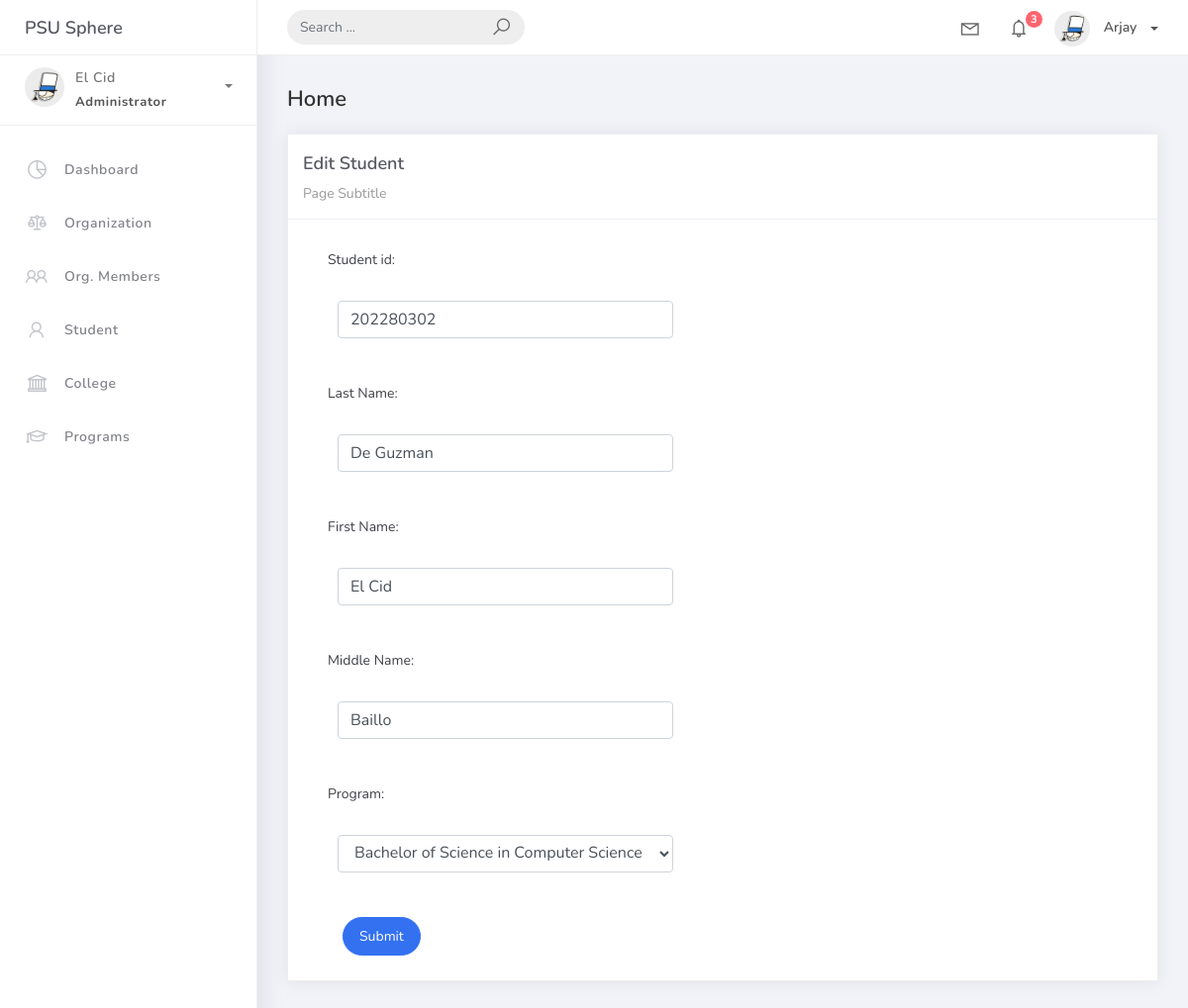
/student_list/1, run on an earlier commit of the app's database.
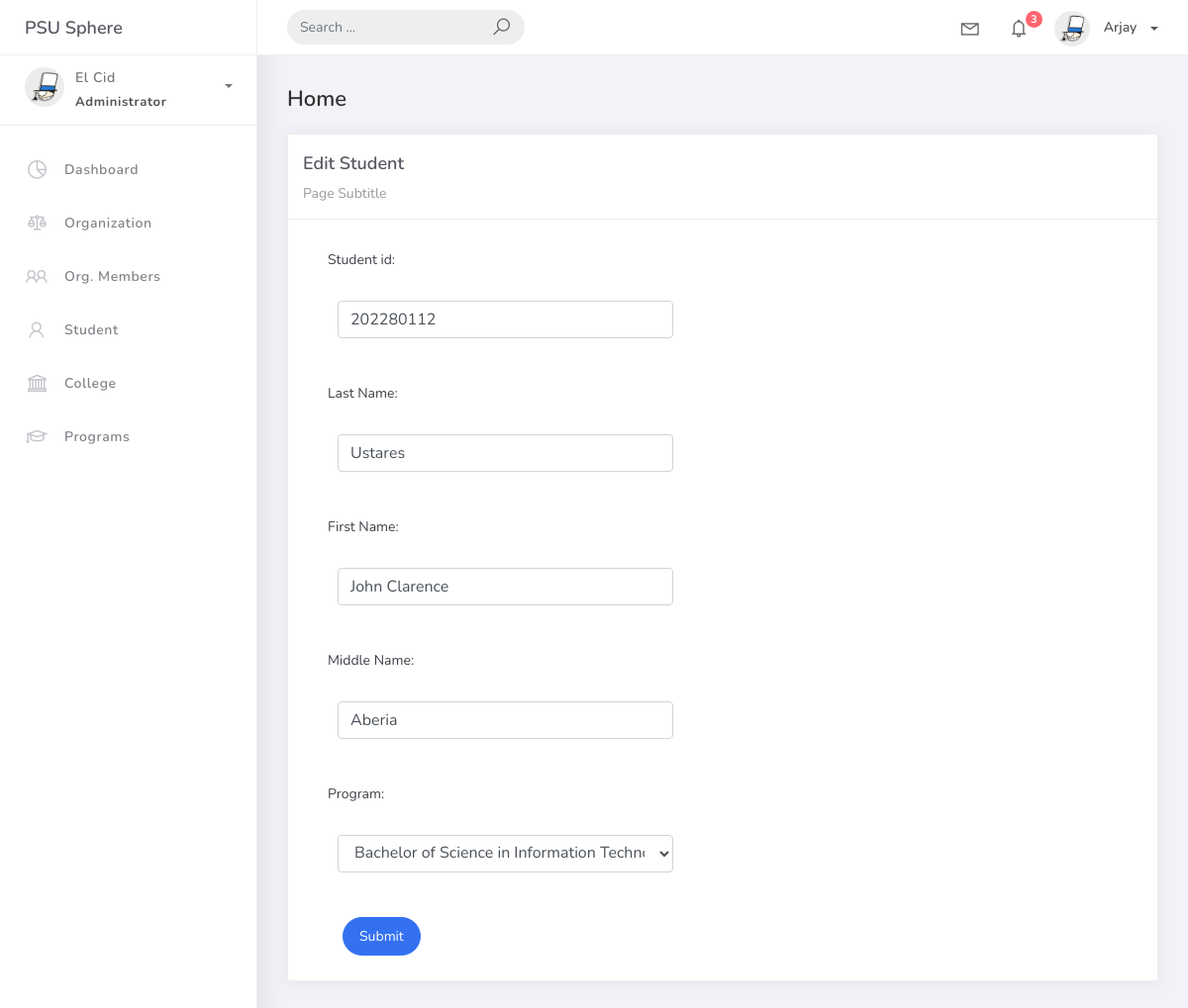
And on a later commit of the database.
### studentorg/models.py (models this page shows, shortened)
class BaseModel (models.Model):
    created_at = models.DateTimeField(auto_now_add=True, db_index=True)
    updated_at = models.DateTimeField(auto_now=True)
    class Meta:
        abstract = True

class Student(BaseModel):
    student_id = models.CharField(max_length=15)
    lastname = models.CharField(max_length=25, verbose_name="Last Name")
    firstname = models.CharField(max_length=25, verbose_name="First Name")
    middlename = models.CharField(max_length=25, blank=True, null=True , verbose_name="Middle Name")
    program = models.ForeignKey(Program, on_delete=models.CASCADE)

### studentorg/views.py (the view)
# urls.py: path('student_list/<pk>', StudentUpdateView.as_view(), name='student-update'),
class StudentUpdateView(UpdateView):
    model = Student
    form_class = StudentForm
    template_name = 'student_edit.html'
    success_url = reverse_lazy('student-list')

### studentorg/forms.py
class StudentForm(ModelForm):
    class Meta:
        model = Student
        fields = "__all__"

### studentorg/models.py (called while the page is built)
    def __str__(self) :
        return self.prog_name

### templates/student_edit.html
{% extends 'base.html' %} {% load static %} {% block content %}
<div class="content">
    <div class="container-fluid">
        <h4 class="page-title">Home</h4>
        <div class="row">
            <div class="col-md-12">
                <div class="card">
                    <div class="card-header">
                        <div class="card-title">Edit Student</div>
                        <div class="card-category">Page Subtitle</div>
                    </div>
                    <div class="col-md-6">
                        <div class="card-body">
                            <form class="" action="" method="post" novalidate>
                                {% csrf_token %} {% include 'includes/form.html' %}
                                <div class="form-group">
                                    <div class="col-md-12 col-sm-3">
                                        <button type="submit" class="btn btn-primary btn-rounded">Submit</button>
                                    </div>
                                </div>
                            </form>
                        </div>
                    </div>
                </div>
            </div>
        </div>
    </div>
</div>
{% endblock %}

### templates/includes/form.html (shortened to what this page needs)
{% load widget_tweaks %}
{% for field in form %}
<div class="field item form-group">
    <label>{{ field.label_tag }}</label>
    <div class="form-group">
        {% render_field field class="form-control" %}
    </div>
</div>
{% endfor %}

What changed in the data, as far as the page shows it:
changed Student: student_id "202280302" → "202280112"; lastname "De Guzman" → "Ustares"; firstname "El Cid" → "John Clarence"; middlename "Baillo" → "Aberia"; program "Bachelor of Science in Computer Science" → "Bachelor of Science in Information Technology"
